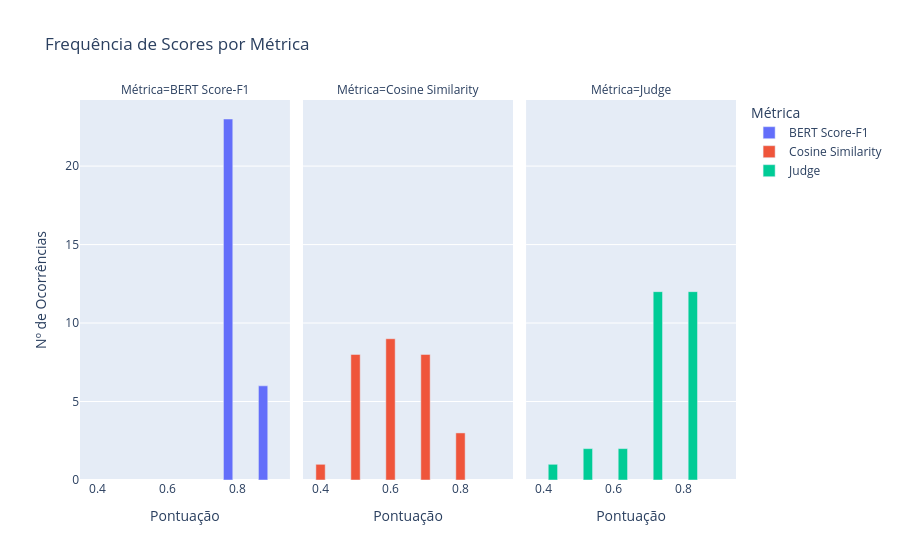

The code cell stored with this chart in its notebook:
### Markdown cell above
**Considerando a base de conhecimento**

### Code cell
metrics_df = pd.DataFrame({
    "BERT Score-F1": df["bert_score_kb"].values,
    "Cosine Similarity": df["cossine similarity kb"].values,
    "Judge": df["embasamento_rubrica"].values,
})
df_long = metrics_df.melt(var_name="Métrica", value_name="Score")

freq_df_kb = (
    df_long
      .groupby(["Métrica", "Score"])
      .size()
      .reset_index(name="Frequência")
)

# Opcional: para ordenar os scores numericamente
freq_df_kb = freq_df_kb.sort_values(["Métrica", "Score"])

fig = px.bar(
    freq_df_kb,
    x="Score",
    y="Frequência",
    color="Métrica",
    barmode="group",
    facet_col="Métrica",           # se quiser barras separadas por métrica
    category_orders={"Score": sorted(freq_df_kb["Score"].unique())},
    title="Frequência de Scores por Métrica",
    labels={"Score":"Pontuação", "Frequência":"Nº de Ocorrências"}
)


fig.show()

### Figure 1 — Plotly figure (JSON) as saved in the notebook; plotly's stock layout.template omitted (floating-point values rounded to 4 significant figures)
{"data": [{"alignmentgroup": "True", "hovertemplate": "Métrica=BERT Score-F1<br>Pontuação=%{x}<br>Nº de Ocorrências=%{y}<extra></extra>", "legendgroup": "BERT Score-F1", "marker": {"color": "#636efa", "pattern": {"shape": ""}}, "name": "BERT Score-F1", "offsetgroup": "BERT Score-F1", "orientation": "v", "showlegend": true, "textposition": "auto", "type": "bar", "x": [0.8, 0.9], "xaxis": "x", "y": [23, 6], "yaxis": "y"}, {"alignmentgroup": "True", "hovertemplate": "Métrica=Cosine Similarity<br>Pontuação=%{x}<br>Nº de Ocorrências=%{y}<extra></extra>", "legendgroup": "Cosine Similarity", "marker": {"color": "#EF553B", "pattern": {"shape": ""}}, "name": "Cosine Similarity", "offsetgroup": "Cosine Similarity", "orientation": "v", "showlegend": true, "textposition": "auto", "type": "bar", "x": [0.4, 0.5, 0.6, 0.7, 0.8], "xaxis": "x2", "y": [1, 8, 9, 8, 3], "yaxis": "y2"}, {"alignmentgroup": "True", "hovertemplate": "Métrica=Judge<br>Pontuação=%{x}<br>Nº de Ocorrências=%{y}<extra></extra>", "legendgroup": "Judge", "marker": {"color": "#00cc96", "pattern": {"shape": ""}}, "name": "Judge", "offsetgroup": "Judge", "orientation": "v", "showlegend": true, "textposition": "auto", "type": "bar", "x": [0.4, 0.5, 0.6, 0.7, 0.8], "xaxis": "x3", "y": [1, 2, 2, 12, 12], "yaxis": "y3"}], "layout": {"annotations": [{"font": {}, "showarrow": false, "text": "Métrica=BERT Score-F1", "x": 0.16, "xanchor": "center", "xref": "paper", "y": 1, "yanchor": "bottom", "yref": "paper"}, {"font": {}, "showarrow": false, "text": "Métrica=Cosine Similarity", "x": 0.5, "xanchor": "center", "xref": "paper", "y": 1, "yanchor": "bottom", "yref": "paper"}, {"font": {}, "showarrow": false, "text": "Métrica=Judge", "x": 0.84, "xanchor": "center", "xref": "paper", "y": 1, "yanchor": "bottom", "yref": "paper"}], "barmode": "group", "legend": {"title": {"text": "Métrica"}, "tracegroupgap": 0}, "title": {"text": "Frequência de Scores por Métrica"}, "xaxis": {"anchor": "y", "categoryarray": [0.4, 0.5, 0.6, 0.7, 0.8, 0.9], "categoryorder": "array", "domain": [0, 0.32], "title": {"text": "Pontuação"}}, "xaxis2": {"anchor": "y2", "categoryarray": [0.4, 0.5, 0.6, 0.7, 0.8, 0.9], "categoryorder": "array", "domain": [0.34, 0.66], "matches": "x", "title": {"text": "Pontuação"}}, "xaxis3": {"anchor": "y3", "categoryarray": [0.4, 0.5, 0.6, 0.7, 0.8, 0.9], "categoryorder": "array", "domain": [0.68, 1.0], "matches": "x", "title": {"text": "Pontuação"}}, "yaxis": {"anchor": "x", "domain": [0, 1], "title": {"text": "Nº de Ocorrências"}}, "yaxis2": {"anchor": "x2", "domain": [0, 1], "matches": "y", "showticklabels": false}, "yaxis3": {"anchor": "x3", "domain": [0, 1], "matches": "y", "showticklabels": false}}}
